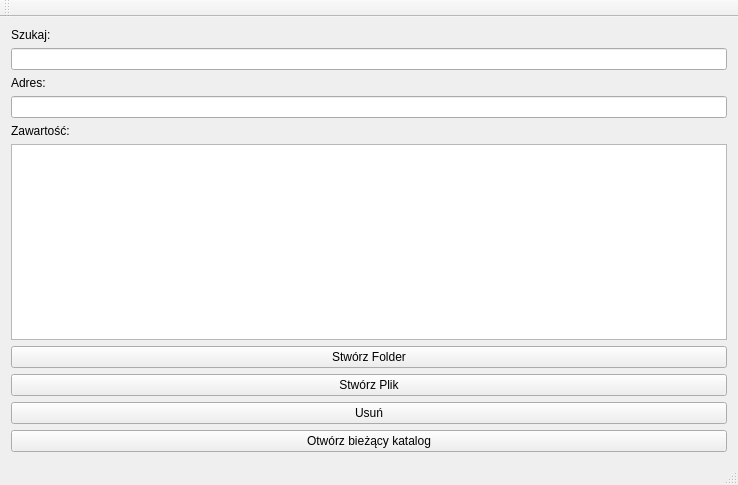
<?xml version="1.0" encoding="UTF-8"?>
<ui version="4.0">
 <class>CppFileManagerGUIClass</class>
 <widget class="QMainWindow" name="CppFileManagerGUIClass">
  <property name="geometry">
   <rect>
    <x>0</x>
    <y>0</y>
    <width>738</width>
    <height>485</height>
   </rect>
  </property>
  <property name="windowTitle">
   <string>CppFileManagerGUI</string>
  </property>
  <widget class="QWidget" name="centralWidget">
   <layout class="QVBoxLayout" name="verticalLayout">
    <item>
     <widget class="QLabel" name="label">
      <property name="text">
       <string>Szukaj:</string>
      </property>
      <property name="buddy">
       <cstring>fileLineEdit</cstring>
      </property>
     </widget>
    </item>
    <item>
     <widget class="QLineEdit" name="fileLineEdit"/>
    </item>
    <item>
     <widget class="QLabel" name="label_2">
      <property name="text">
       <string>Adres:</string>
      </property>
      <property name="buddy">
       <cstring>pathLineEdit</cstring>
      </property>
     </widget>
    </item>
    <item>
     <widget class="QLineEdit" name="pathLineEdit"/>
    </item>
    <item>
     <widget class="QLabel" name="label_3">
      <property name="text">
       <string>Zawartość:</string>
      </property>
      <property name="buddy">
       <cstring>fileList</cstring>
      </property>
     </widget>
    </item>
    <item>
     <widget class="QListWidget" name="fileList">
      <property name="enabled">
       <bool>true</bool>
      </property>
     </widget>
    </item>
    <item>
     <widget class="QPushButton" name="createFolderButton">
      <property name="text">
       <string>Stwórz Folder</string>
      </property>
     </widget>
    </item>
    <item>
     <widget class="QPushButton" name="createFileButton">
      <property name="text">
       <string>Stwórz Plik</string>
      </property>
     </widget>
    </item>
    <item>
     <widget class="QPushButton" name="deleteButton">
      <property name="text">
       <string>Usuń</string>
      </property>
     </widget>
    </item>
    <item>
     <widget class="QPushButton" name="openFolder">
      <property name="text">
       <string>Otwórz bieżący katalog</string>
      </property>
     </widget>
    </item>
   </layout>
  </widget>
  <widget class="QMenuBar" name="menuBar">
   <property name="geometry">
    <rect>
     <x>0</x>
     <y>0</y>
     <width>738</width>
     <height>21</height>
    </rect>
   </property>
  </widget>
  <widget class="QToolBar" name="mainToolBar">
   <attribute name="toolBarArea">
    <enum>TopToolBarArea</enum>
   </attribute>
   <attribute name="toolBarBreak">
    <bool>false</bool>
   </attribute>
  </widget>
  <widget class="QStatusBar" name="statusBar"/>
 </widget>
 <layoutdefault spacing="6" margin="11"/>
 <resources>
  <include location="CppFileManagerGUI.qrc"/>
 </resources>
 <connections/>
</ui>
